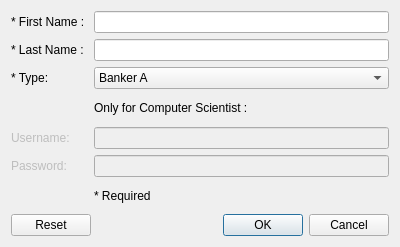
<?xml version="1.0" encoding="UTF-8"?>
<ui version="4.0">
 <class>DialogAddEmployee</class>
 <widget class="QDialog" name="DialogAddEmployee">
  <property name="geometry">
   <rect>
    <x>0</x>
    <y>0</y>
    <width>400</width>
    <height>247</height>
   </rect>
  </property>
  <property name="windowTitle">
   <string>Addition of Employee</string>
  </property>
  <layout class="QVBoxLayout" name="verticalLayout">
   <item>
    <layout class="QGridLayout" name="gridLayout">
     <item row="4" column="0">
      <widget class="QLabel" name="label_username">
       <property name="enabled">
        <bool>false</bool>
       </property>
       <property name="text">
        <string>Username:</string>
       </property>
      </widget>
     </item>
     <item row="2" column="1">
      <widget class="QComboBox" name="comboBox_Type">
       <item>
        <property name="text">
         <string>Banker A</string>
        </property>
       </item>
       <item>
        <property name="text">
         <string>Banker B</string>
        </property>
       </item>
       <item>
        <property name="text">
         <string>Housing Insurer</string>
        </property>
       </item>
       <item>
        <property name="text">
         <string>Car Insurer</string>
        </property>
       </item>
       <item>
        <property name="text">
         <string>Life Insurer</string>
        </property>
       </item>
       <item>
        <property name="text">
         <string>Other</string>
        </property>
       </item>
       <item>
        <property name="text">
         <string>Computer Scientist</string>
        </property>
       </item>
      </widget>
     </item>
     <item row="1" column="1">
      <widget class="QLineEdit" name="lineEdit_lastName"/>
     </item>
     <item row="0" column="0">
      <widget class="QLabel" name="label_firstname">
       <property name="text">
        <string>* First Name : </string>
       </property>
      </widget>
     </item>
     <item row="2" column="0">
      <widget class="QLabel" name="label_type">
       <property name="text">
        <string>* Type:</string>
       </property>
      </widget>
     </item>
     <item row="1" column="0">
      <widget class="QLabel" name="label_lastname">
       <property name="text">
        <string>* Last Name :</string>
       </property>
      </widget>
     </item>
     <item row="3" column="1">
      <widget class="QLabel" name="label_onlyIT">
       <property name="text">
        <string>Only for Computer Scientist :</string>
       </property>
      </widget>
     </item>
     <item row="5" column="0">
      <widget class="QLabel" name="label_password">
       <property name="enabled">
        <bool>false</bool>
       </property>
       <property name="text">
        <string>Password:</string>
       </property>
      </widget>
     </item>
     <item row="0" column="1">
      <widget class="QLineEdit" name="lineEdit_firstName"/>
     </item>
     <item row="4" column="1">
      <widget class="QLineEdit" name="lineEdit_username">
       <property name="enabled">
        <bool>false</bool>
       </property>
      </widget>
     </item>
     <item row="5" column="1">
      <widget class="QLineEdit" name="lineEdit_password">
       <property name="enabled">
        <bool>false</bool>
       </property>
       <property name="echoMode">
        <enum>QLineEdit::Normal</enum>
       </property>
      </widget>
     </item>
     <item row="6" column="1">
      <widget class="QLabel" name="label_required">
       <property name="text">
        <string>* Required</string>
       </property>
      </widget>
     </item>
    </layout>
   </item>
   <item>
    <layout class="QHBoxLayout" name="horizontalLayout">
     <item>
      <widget class="QPushButton" name="pushBtn_reset">
       <property name="focusPolicy">
        <enum>Qt::NoFocus</enum>
       </property>
       <property name="text">
        <string>Reset</string>
       </property>
      </widget>
     </item>
     <item>
      <spacer name="horizontalSpacer">
       <property name="orientation">
        <enum>Qt::Horizontal</enum>
       </property>
       <property name="sizeHint" stdset="0">
        <size>
         <width>40</width>
         <height>20</height>
        </size>
       </property>
      </spacer>
     </item>
     <item>
      <widget class="QPushButton" name="pushButton_ok">
       <property name="text">
        <string>OK</string>
       </property>
      </widget>
     </item>
     <item>
      <widget class="QPushButton" name="pushButton_cancel">
       <property name="focusPolicy">
        <enum>Qt::NoFocus</enum>
       </property>
       <property name="text">
        <string>Cancel</string>
       </property>
      </widget>
     </item>
    </layout>
   </item>
  </layout>
 </widget>
 <tabstops>
  <tabstop>lineEdit_firstName</tabstop>
  <tabstop>lineEdit_lastName</tabstop>
  <tabstop>comboBox_Type</tabstop>
  <tabstop>lineEdit_username</tabstop>
  <tabstop>lineEdit_password</tabstop>
  <tabstop>pushButton_ok</tabstop>
 </tabstops>
 <resources/>
 <connections/>
</ui>
